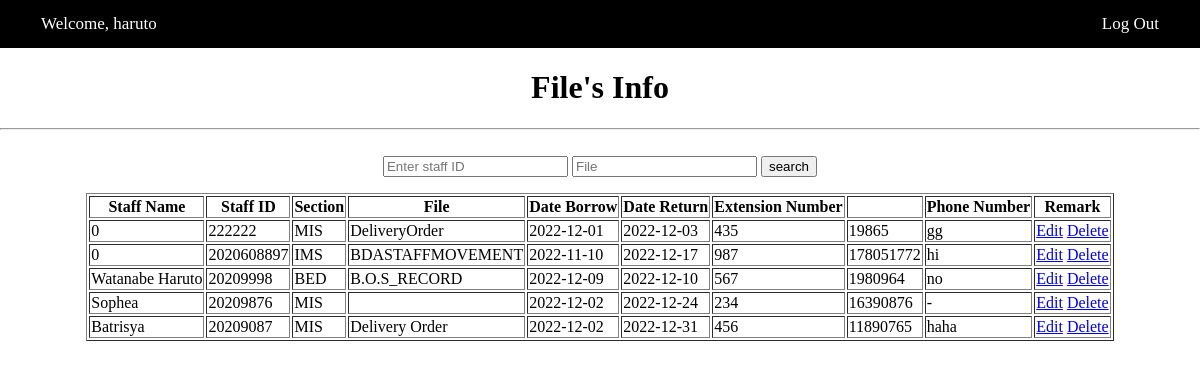
/admin/info.php (signed in), run on the app's committed database.
### tables this page shows
CREATE TABLE `staff` (
  `rec_id` int(11) NOT NULL,
  `staff_name` varchar(100) NOT NULL,
  `staff_id` varchar(15) NOT NULL,
  `section` varchar(250) NOT NULL,
  `file` varchar(250) NOT NULL,
  `dateborrow` date NOT NULL,
  `datereturn` date NOT NULL,
  `ex_num` varchar(50) NOT NULL,
  `phone_num` varchar(50) NOT NULL,
  `remark` varchar(250) NOT NULL
);

### admin/info.php (the view, shortened to what this page needs)
<?php
	include("../connection.php");
		if(!empty($_POST['search'])){
			$sql="SELECT * FROM staff
			WHERE staff_id ='".$_POST['search']."'
			|| file ='".$_POST['search2']."'";
			$query = $conn -> query($sql);
			$row = $query -> fetch_assoc();
		} else{
		$sql= "SELECT * FROM staff WHERE staff_id ";
		$query = $conn -> query($sql);
		$row = $query -> fetch_assoc();
		}
?>
<html>
	<body>
		<?php include("../navbar.php"); ?>
		<div align="center">
			<h1> File's Info </h1>
			<hr><br>
			<form method="post" action ="info.php">
				<input type="text" name="search" placeholder="Enter staff ID">
				<input type="text" name="search2" placeholder="File">
				<input type="submit"  value="search">
			</form>
				<table border="1">
					<tr>
							<th> Staff Name </th>
							<th> Staff ID </th>
							<th> Section </th>
							<th> File </th>
							<th> Date Borrow </th>
							<th> Date Return </th>
							<th>Extension Number<th>
							<th>Phone Number</th>
							<th>Remark</th>
					</tr>
					<?php do { ?>
		<tr>
			<td><?php echo $row['staff_name']; ?></a></td>
			<td> <?php echo $row['staff_id']; ?></a></td>
			<td><?php echo $row['section']; ?></a></td>
			<td> <?php echo $row['file']; ?></a></td>
			<td><?php echo $row['dateborrow']; ?></a></td>
			<td><?php echo $row['datereturn']; ?></a></td>
			<td><?php echo $row['ex_num']; ?></a></td>
			<td><?php echo $row['phone_num']; ?></a></td>
			<td><?php echo $row['remark']; ?></a></td>
			<td><a href="editstaff.php?id=<?php echo $row['rec_id']; ?>">Edit</a>
				<a href = "deletestaff.php?id=<?php echo $row['staff_id']; ?>" onclick = "return check()">Delete</a></td>
		</tr>
		<?php } while($row = $query -> fetch_assoc()) ?>
		</table>
</body>
</html>

### navbar.php (style rules this page uses)
body { margin: 0; }

### data on the page
staff: staff_name "0", staff "222222", section "MIS", file "DeliveryOrder", dateborrow "2022-12-01", datereturn "2022-12-03", ex_num "435", phone_num "19865", remark "gg"
staff: staff_name "0", staff "2020608897", section "IMS", file "BDASTAFFMOVEMENT", dateborrow "2022-11-10", datereturn "2022-12-17", ex_num "987", phone_num "178051772", remark "hi"
staff: staff_name "Watanabe Haruto", staff "20209998", section "BED", file "B.O.S_RECORD", dateborrow "2022-12-09", datereturn "2022-12-10", ex_num "567", phone_num "1980964", remark "no"
staff: staff_name "Sophea", staff "20209876", section "MIS", dateborrow "2022-12-02", datereturn "2022-12-24", ex_num "234", phone_num "16390876", remark "-"
staff: staff_name "Batrisya", staff "20209087", section "MIS", file "Delivery Order", dateborrow "2022-12-02", datereturn "2022-12-31", ex_num "456", phone_num "11890765", remark "haha"

### other printed values
$_SESSION['username'] "haruto"
